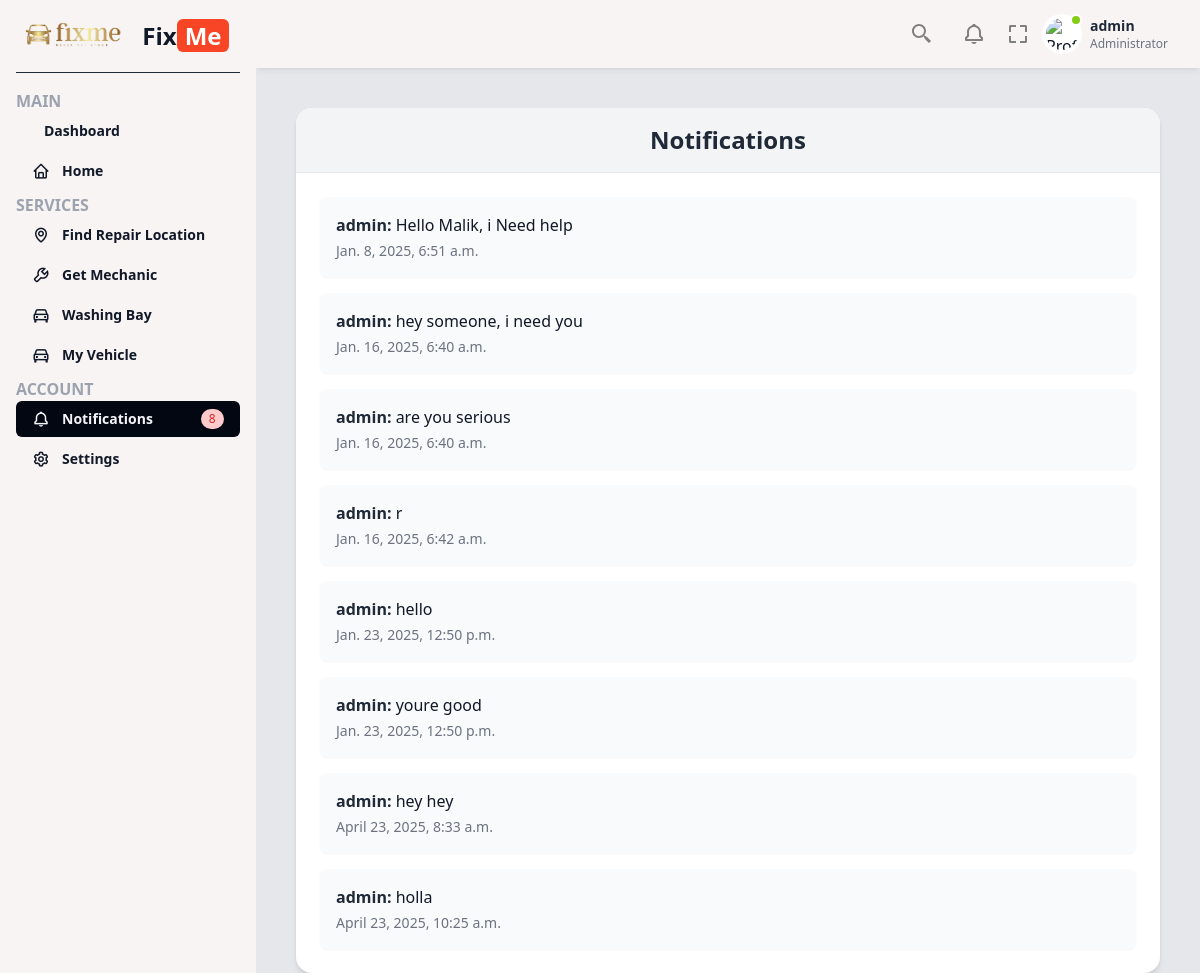
The app's page /notifications/ (signed in) with its own data.
### fixmeApp/models.py (models this page shows, shortened)
class Message(models.Model):
    mechanic = models.ForeignKey(Mechanic, on_delete=models.CASCADE)
    user = models.ForeignKey(User, on_delete=models.CASCADE)
    content = models.TextField()
    timestamp = models.DateTimeField(auto_now_add=True)
    read = models.BooleanField(default=False)

### fixmeApp/views.py (the view)
# urls.py: path('notifications/', views.notifications, name='notifications'),
def notifications(request):
    messages = Message.objects.filter(user=request.user, read=False)
    context = {
        'messages': messages,
    }
    return render(request, 'notifications.html', context)

### fixmeApp/views.py (called while the page is built)
def message_count_processor(request):
    if request.user.is_authenticated:
        return {
            'message_count': Message.objects.filter(user=request.user, read=False).count()
        }
    return {
        'message_count': 0
    }

### fixmeApp/templates/notifications.html
{% extends 'base.html' %}
{% block content %}
<div class="max-w-4xl mx-auto mt-10 px-4">
    <div class="bg-white shadow-md rounded-2xl overflow-hidden">
        <div class="bg-gray-100 px-6 py-4 border-b">
            <h2 class="text-2xl font-semibold text-center text-gray-800">Notifications</h2>
        </div>
        <div class="p-6">
            <ul class="space-y-4">
                {% for message in messages %}
                    <li class="bg-gray-50 p-4 rounded-lg shadow-sm">
                        <p><strong class="text-gray-800">{{ message.user.username }}:</strong> {{ message.content }}</p>
                        <p class="text-sm text-gray-500 mt-1">{{ message.timestamp }}</p>
                    </li>
                {% endfor %}
            </ul>
        </div>
    </div>
</div>
{% endblock %}

### fixmeApp/templates/base.html (shortened to what this page needs)
{% load static %}
<!DOCTYPE html>
<html lang="en">
<head>
    <link href='https://unpkg.com/boxicons@2.1.4/css/boxicons.min.css' rel='stylesheet'>
    <link href="https://cdn.jsdelivr.net/npm/remixicon@3.5.0/fonts/remixicon.css" rel="stylesheet">
    <script src="https://cdn.tailwindcss.com"></script>
  </head>
<body class="bg-gray-100 text-gray-900 font-sans">
    {% load static %}
    <link href="https://fonts.bunny.net/css?family=figtree:400,500,600&display=swap" rel="stylesheet" />
    <link href='https://unpkg.com/boxicons@2.1.4/css/boxicons.min.css' rel='stylesheet'>
    <link href="https://cdn.jsdelivr.net/npm/remixicon@3.5.0/fonts/remixicon.css" rel="stylesheet">
    <script src="https://cdn.tailwindcss.com"></script>
    <div class="fixed left-0 top-0 w-64 h-full bg-[#f8f4f3] p-4 z-50 sidebar-menu transition-transform">
        <a href="#" class="flex items-center pb-4 border-b border-b-gray-800">
            <img src="{% static 'images/homeimages/logo1.png' %}" alt="Logo" class="h-10 mr-2">
            <h2 class="font-bold text-2xl">Fix<span class="bg-[#f84525] text-white px-2 rounded-md">Me</span></h2>
        </a>
        <ul class="mt-4">
            <span class="text-gray-400 font-bold">MAIN</span>
            <li class="mb-1 group {% if request.path == '/dashboard/' %}selected{% endif %}">
                <a href="{% url 'dashboard' %}" class="flex font-semibold items-center py-2 px-4 text-gray-900 hover:bg-gray-950 hover:text-gray-100 rounded-md group-[.active]:bg-gray-800 group-[.active]:text-white group-[.selected]:bg-gray-950 group-[.selected]:text-gray-100">
                    <span class="text-sm">Dashboard</span>
                </a>
            </li>
            <li class="mb-1 group {% if request.path == '/' %}selected{% endif %}">
                <a href="{% url 'home' %}" class="flex font-semibold items-center py-2 px-4 text-gray-900 hover:bg-gray-950 hover:text-gray-100 rounded-md group-[.active]:bg-gray-800 group-[.active]:text-white group-[.selected]:bg-gray-950 group-[.selected]:text-gray-100">
                    <i class='bx bx-home mr-3 text-lg'></i>
                    <span class="text-sm">Home</span>
                </a>
            </li>
            <span class="text-gray-400 font-bold">SERVICES</span>
            <li class="mb-1 group {% if request.path == '/repairlocation/' %}selected{% endif %}">
                <a href="{% url 'repairlocation' %}" class="flex font-semibold items-center py-2 px-4 text-gray-900 hover:bg-gray-950 hover:text-gray-100 rounded-md group-[.active]:bg-gray-800 group-[.active]:text-white group-[.selected]:bg-gray-950 group-[.selected]:text-gray-100">
                    <i class='bx bx-map mr-3 text-lg'></i>
                    <span class="text-sm">Find Repair Location</span>
                </a>
            </li>
            <li class="mb-1 group {% if request.path == '/mechanic/' %}selected{% endif %}">
                <a href="{% url 'mechanic' %}" class="flex font-semibold items-center py-2 px-4 text-gray-900 hover:bg-gray-950 hover:text-gray-100 rounded-md group-[.active]:bg-gray-800 group-[.active]:text-white group-[.selected]:bg-gray-950 group-[.selected]:text-gray-100">
                    <i class='bx bx-wrench mr-3 text-lg'></i>
                    <span class="text-sm">Get Mechanic</span>
                </a>
            </li>
            {% if user.is_authenticated %}
            <li class="mb-1 group {% if request.path == '/washingbay/' %}selected{% endif %}">
                <a href="{% url 'washingbay' %}" class="flex font-semibold items-center py-2 px-4 text-gray-900 hover:bg-gray-950 hover:text-gray-100 rounded-md group-[.active]:bg-gray-800 group-[.active]:text-white group-[.selected]:bg-gray-950 group-[.selected]:text-gray-100">
                    <i class='bx bx-car mr-3 text-lg'></i>
                    <span class="text-sm">Washing Bay</span>
                </a>
            </li>
            <li class="mb-1 group">
                <a href="#" class="flex font-semibold items-center py-2 px-4 text-gray-900 hover:bg-gray-950 hover:text-gray-100 rounded-md group-[.active]:bg-gray-800 group-[.active]:text-white group-[.selected]:bg-gray-950 group-[.selected]:text-gray-100">
                    <i class='bx bx-car mr-3 text-lg'></i>
                    <span class="text-sm">My Vehicle</span>
                </a>
            </li>
            {% endif %}
            <span class="text-gray-400 font-bold">ACCOUNT</span>
            {% if user.is_authenticated %}
            <li class="mb-1 group {% if request.path == '/notifications/' %}selected{% endif %}">
                <a href="{% url 'notifications' %}" class="flex font-semibold items-center py-2 px-4 text-gray-900 hover:bg-gray-950 hover:text-gray-100 rounded-md group-[.active]:bg-gray-800 group-[.active]:text-white group-[.selected]:bg-gray-950 group-[.selected]:text-gray-100">
                    <i class='bx bx-bell mr-3 text-lg'></i>
                    <span class="text-sm">Notifications</span>
                    {% if message_count > 0 %}
                    <span class="md:block px-2 py-0.5 ml-auto text-xs font-medium tracking-wide text-red-600 bg-red-200 rounded-full">{{ message_count }}</span>
                    {% endif %}
                </a>
            </li>
            <li class="mb-1 group {% if request.path == '/settings/' %}selected{% endif %}">
                <a href="{% url 'settings' %}" class="flex font-semibold items-center py-2 px-4 text-gray-900 hover:bg-gray-950 hover:text-gray-100 rounded-md group-[.active]:bg-gray-800 group-[.active]:text-white group-[.selected]:bg-gray-950 group-[.selected]:text-gray-100">
                    <i class='bx bx-cog mr-3 text-lg'></i>
                    <span class="text-sm">Settings</span>
                </a>
            </li>
            {% endif %}
        </ul>
    </div>
    <main class="w-full md:w-[calc(100%-256px)] md:ml-64 bg-gray-200 min-h-screen transition-all main">
        <div class="py-2 px-6 bg-[#f8f4f3] flex items-center shadow-md shadow-black/5 sticky top-0 left-0 z-30">
            <ul class="ml-auto flex items-center">
                <li class="mr-1 dropdown">
                    <button type="button" class="dropdown-toggle text-gray-400 mr-4 w-8 h-8 rounded flex items-center justify-center hover:text-gray-600">
                    </button>
                </li>
                {% if user.is_authenticated %}
                <li class="dropdown">
                    <button type="button" class="dropdown-toggle text-gray-400 mr-4 w-8 h-8 rounded flex items-center justify-center hover:text-gray-600">
                    </button>
                </li>
                {% endif %}
                <button id="fullscreen-button">
                    <svg xmlns="http://www.w3.org/2000/svg" width="24" height="24" class="hover:bg-gray-100 rounded-full" viewBox="0 0 24 24" style="fill: gray;transform: ;msFilter:;"><path d="M5 5h5V3H3v7h2zm5 14H5v-5H3v7h7zm11-5h-2v5h-5v2h7zm-2-4h2V3h-7v2h5z"></path></svg>
                </button>
                <li class="dropdown ml-3">
                    <button type="button" class="dropdown-toggle flex items-center">
                        <div class="flex-shrink-0 w-10 h-10 relative">
                            <div class="p-1 bg-white rounded-full focus:outline-none focus:ring">
                                <img class="w-8 h-8 rounded-full" src="https://laravelui.spruko.com/tailwind/ynex/build/assets/images/faces/9.jpg" alt="Profile"/>
                                <div class="top-0 left-7 absolute w-3 h-3 bg-lime-500 border-2 border-white rounded-full"></div>
                            </div>
                        </div>
                        <div class="p-2 md:block text-left">
                            <h2 class="text-sm font-semibold text-gray-800">
                                {% if user.is_authenticated %}
                                    {{ user.username }}
                                {% else %}
                                    Guest
                                {% endif %}
                            </h2>
                            <p class="text-xs text-gray-500">
                                {% if user.is_authenticated %}
                                    {% if user.is_staff %}Administrator{% else %}User{% endif %}
                                {% else %}
                                    Not logged in
                                {% endif %}
                            </p>
                        </div>
                    </button>
                </li>
            </ul>
        </div>
  <main>
    {% block content %}
    {% endblock %}
  </main>
</body>
</html>

### records on screen
Message: user.username "admin", content "Hello Malik, i Need help", timestamp "Jan. 8, 2025, 6:51 a.m."
Message: user.username "admin", content "hey someone, i need you", timestamp "Jan. 16, 2025, 6:40 a.m."
Message: user.username "admin", content "are you serious", timestamp "Jan. 16, 2025, 6:40 a.m."
Message: user.username "admin", content "r", timestamp "Jan. 16, 2025, 6:42 a.m."
Message: user.username "admin", content "hello", timestamp "Jan. 23, 2025, 12:50 p.m."
Message: user.username "admin", content "youre good", timestamp "Jan. 23, 2025, 12:50 p.m."
Message: user.username "admin", content "hey hey", timestamp "April 23, 2025, 8:33 a.m."
Message: user.username "admin", content "holla", timestamp "April 23, 2025, 10:25 a.m."

### other values on screen
{{ message_count }} "8"
{{ user.username }} "admin"
